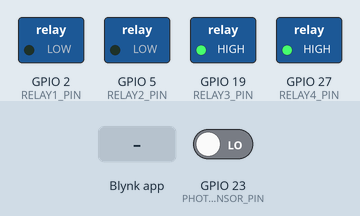
The sketch below on a simulated ESP32. Parts: switched loads named in the sketch (green lamp = pin HIGH). Inputs (shaded band) come from the test bench; at power-on: GPIO 23 (PHOTO_SENSOR_PIN) LOW. WiFi joins after 1.5 s; servers stay silent unless stated; what the sketch prints to the serial monitor is not drawn.

Above: at 3.0 s.
3.1 s: Blynk app writes 1 to V1
At 4.3 s:
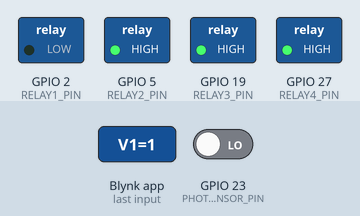
4.6 s: GPIO 23 (PHOTO_SENSOR_PIN) driven HIGH
At 5.5 s:
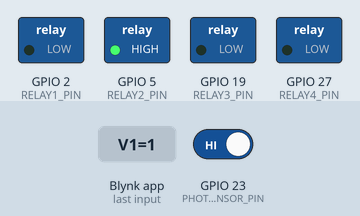
6.1 s: GPIO 23 (PHOTO_SENSOR_PIN) driven LOW
At 6.6 s:
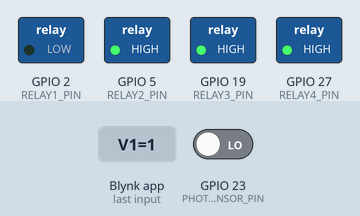
9.1 s: Blynk app writes 1 to V4
11.0 s: Blynk app writes 0 to V2
At 11.4 s:
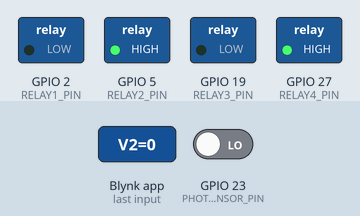
12.5 s: Blynk app writes 0 to V1
At 13.9 s:
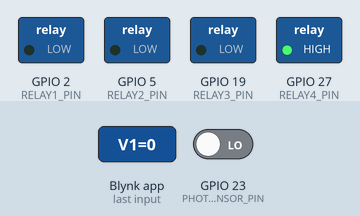
Timing chart, 0 to 15.0 s (numbered marks = the images above; inputs shaded):
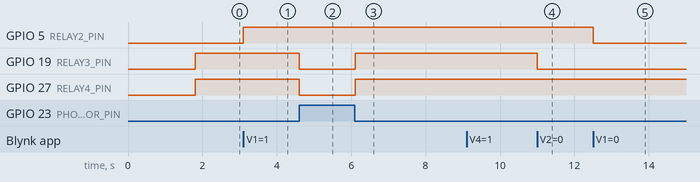

The sketch:

NODE1_MINORPROJECT.ino
```cpp
#define BLYNK_TEMPLATE_ID "TMPL3UN_0TjJ9"
#define BLYNK_TEMPLATE_NAME "Home automation"
#define BLYNK_AUTH_TOKEN "UTDuE5KMgVfR3eTz0oZdDuCKMBgHxhEI"

#include <WiFi.h>
#include <BlynkSimpleEsp32.h>

// Wi-Fi credentials
char ssid[] = "PratikOne";
char pass[] = "pratik1234";

// Pin definitions
#define RELAY1_PIN 2
#define RELAY2_PIN 5
#define RELAY3_PIN 19
#define RELAY4_PIN 27
#define PHOTO_SENSOR_PIN 23

// Virtual pins
#define V1_BUTTON  V0 // Relay 1
#define V2_BUTTON  V1 // Relay 2
#define V3_SWITCH  V2 // Relay 3 in mode 2
#define V4_SWITCH  V3 // Relay 4 in mode 2
#define V5_MODE    V4 // Mode switch

// Variables
bool mode = false; // false: Mode 1 (sensor), true: Mode 2 (Blynk switch)

BLYNK_WRITE(V1_BUTTON) {
  digitalWrite(RELAY1_PIN, param.asInt());
}

BLYNK_WRITE(V2_BUTTON) {
  digitalWrite(RELAY2_PIN, param.asInt());
}

BLYNK_WRITE(V5_MODE) {
  mode = param.asInt();
  if (mode) {
    Blynk.virtualWrite(V3_SWITCH, 0); // Reset switches for Mode 2
    Blynk.virtualWrite(V4_SWITCH, 0);
  }
}

BLYNK_WRITE(V3_SWITCH) {
  if (mode) {
    digitalWrite(RELAY3_PIN, param.asInt());
  }
}

BLYNK_WRITE(V4_SWITCH) {
  if (mode) {
    digitalWrite(RELAY4_PIN, param.asInt());
  }
}

void setup() {
  // Serial monitor
  Serial.begin(115200);

  // Initialize relays as outputs
  pinMode(RELAY1_PIN, OUTPUT);
  pinMode(RELAY2_PIN, OUTPUT);
  pinMode(RELAY3_PIN, OUTPUT);
  pinMode(RELAY4_PIN, OUTPUT);
  digitalWrite(RELAY1_PIN, LOW);
  digitalWrite(RELAY2_PIN, LOW);
  digitalWrite(RELAY3_PIN, LOW);
  digitalWrite(RELAY4_PIN, LOW);

  // Initialize photoelectric sensor as input
  pinMode(PHOTO_SENSOR_PIN, INPUT);

  // Connect to Wi-Fi and Blynk
  Blynk.begin(BLYNK_AUTH_TOKEN, ssid, pass);
}

void loop() {
  Blynk.run();

  // Handle relays in Mode 1 (photoelectric sensor)
  if (!mode) {
    int sensorValue = digitalRead(PHOTO_SENSOR_PIN);
    if(sensorValue==1){
digitalWrite(RELAY3_PIN, LOW);
digitalWrite(RELAY4_PIN, LOW);
    }
    else if(sensorValue==0){
digitalWrite(RELAY3_PIN, HIGH);
digitalWrite(RELAY4_PIN, HIGH);
    }

    Serial.print(sensorValue);
    Serial.println("Mode 1: Controlling relays with photoelectric sensor");
  } else {
    Serial.println("Mode 2: Controlling relays with Blynk switches");
  }
}
```

Measured:
- after the input at 3.1 s, GPIO 5 (RELAY2_PIN): LOW → HIGH at once
- after the input at 4.6 s, GPIO 19 (RELAY3_PIN), GPIO 27 (RELAY4_PIN): HIGH → LOW at once
- after the input at 6.1 s, GPIO 19 (RELAY3_PIN), GPIO 27 (RELAY4_PIN): LOW → HIGH at once
- after the input at 11.0 s, GPIO 19 (RELAY3_PIN): HIGH → LOW at once
- after the input at 12.5 s, GPIO 5 (RELAY2_PIN): HIGH → LOW at once
